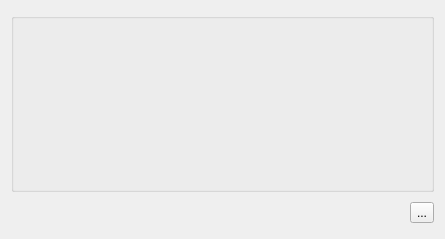
<?xml version="1.0" encoding="UTF-8"?>
<ui version="4.0">
 <class>PyDialog</class>
 <widget class="QDialog" name="PyDialog">
  <property name="geometry">
   <rect>
    <x>0</x>
    <y>0</y>
    <width>445</width>
    <height>239</height>
   </rect>
  </property>
  <property name="windowTitle">
   <string>Dialog</string>
  </property>
  <layout class="QGridLayout" name="gridLayout">
   <item row="1" column="0" colspan="3">
    <widget class="QGroupBox" name="groupBox">
     <property name="enabled">
      <bool>true</bool>
     </property>
     <property name="sizePolicy">
      <sizepolicy hsizetype="Expanding" vsizetype="Expanding">
       <horstretch>0</horstretch>
       <verstretch>0</verstretch>
      </sizepolicy>
     </property>
     <property name="cursor">
      <cursorShape>PointingHandCursor</cursorShape>
     </property>
     <property name="autoFillBackground">
      <bool>false</bool>
     </property>
     <property name="title">
      <string/>
     </property>
    </widget>
   </item>
   <item row="0" column="1">
    <spacer name="verticalSpacer_2">
     <property name="orientation">
      <enum>Qt::Vertical</enum>
     </property>
     <property name="sizeType">
      <enum>QSizePolicy::Fixed</enum>
     </property>
     <property name="sizeHint" stdset="0">
      <size>
       <width>20</width>
       <height>2</height>
      </size>
     </property>
    </spacer>
   </item>
   <item row="2" column="2">
    <widget class="QToolButton" name="toolButton">
     <property name="text">
      <string>...</string>
     </property>
    </widget>
   </item>
   <item row="2" column="0">
    <spacer name="verticalSpacer">
     <property name="orientation">
      <enum>Qt::Vertical</enum>
     </property>
     <property name="sizeType">
      <enum>QSizePolicy::Fixed</enum>
     </property>
     <property name="sizeHint" stdset="0">
      <size>
       <width>10</width>
       <height>30</height>
      </size>
     </property>
    </spacer>
   </item>
  </layout>
 </widget>
 <resources/>
 <connections/>
</ui>
